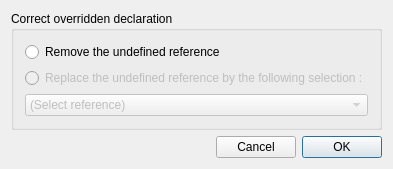
<?xml version="1.0" encoding="UTF-8"?>
<ui version="4.0">
 <class>IDD_CorrOverBox</class>
 <widget class="QDialog" name="IDD_CorrOverBox">
  <property name="geometry">
   <rect>
    <x>0</x>
    <y>0</y>
    <width>358</width>
    <height>167</height>
   </rect>
  </property>
  <property name="windowTitle">
   <string>Overridden feature or virtual type not found in base class </string>
  </property>
  <layout class="QGridLayout" name="gridLayout">
   <property name="sizeConstraint">
    <enum>QLayout::SetFixedSize</enum>
   </property>
   <property name="margin">
    <number>11</number>
   </property>
   <item row="0" column="0">
    <widget class="QGroupBox" name="buttonGroup6">
     <property name="title">
      <string>Correct overridden declaration</string>
     </property>
     <layout class="QVBoxLayout">
      <property name="spacing">
       <number>6</number>
      </property>
      <property name="margin">
       <number>11</number>
      </property>
      <item>
       <widget class="QRadioButton" name="NoOver">
        <property name="focusPolicy">
         <enum>Qt::StrongFocus</enum>
        </property>
        <property name="text">
         <string>Remove the undefined reference </string>
        </property>
       </widget>
      </item>
      <item>
       <widget class="QRadioButton" name="NewOver">
        <property name="enabled">
         <bool>false</bool>
        </property>
        <property name="focusPolicy">
         <enum>Qt::StrongFocus</enum>
        </property>
        <property name="text">
         <string>Replace the undefined reference by the following selection :</string>
        </property>
       </widget>
      </item>
      <item>
       <widget class="QComboBox" name="PossibleOvers">
        <property name="enabled">
         <bool>false</bool>
        </property>
        <item>
         <property name="text">
          <string>(Select reference)</string>
         </property>
        </item>
       </widget>
      </item>
     </layout>
    </widget>
   </item>
   <item row="1" column="0">
    <layout class="QHBoxLayout">
     <property name="spacing">
      <number>6</number>
     </property>
     <property name="margin">
      <number>0</number>
     </property>
     <item>
      <spacer>
       <property name="orientation">
        <enum>Qt::Horizontal</enum>
       </property>
       <property name="sizeType">
        <enum>QSizePolicy::Expanding</enum>
       </property>
       <property name="sizeHint" stdset="0">
        <size>
         <width>40</width>
         <height>20</height>
        </size>
       </property>
      </spacer>
     </item>
     <item>
      <widget class="QPushButton" name="ID_CANCEL">
       <property name="sizePolicy">
        <sizepolicy hsizetype="Fixed" vsizetype="Fixed">
         <horstretch>0</horstretch>
         <verstretch>0</verstretch>
        </sizepolicy>
       </property>
       <property name="focusPolicy">
        <enum>Qt::NoFocus</enum>
       </property>
       <property name="text">
        <string>Cancel</string>
       </property>
      </widget>
     </item>
     <item>
      <widget class="QPushButton" name="ID_OK">
       <property name="sizePolicy">
        <sizepolicy hsizetype="Fixed" vsizetype="Fixed">
         <horstretch>0</horstretch>
         <verstretch>0</verstretch>
        </sizepolicy>
       </property>
       <property name="focusPolicy">
        <enum>Qt::NoFocus</enum>
       </property>
       <property name="text">
        <string>OK</string>
       </property>
       <property name="default">
        <bool>true</bool>
       </property>
      </widget>
     </item>
    </layout>
   </item>
  </layout>
 </widget>
 <layoutdefault spacing="6" margin="11"/>
 <resources/>
 <connections/>
</ui>
